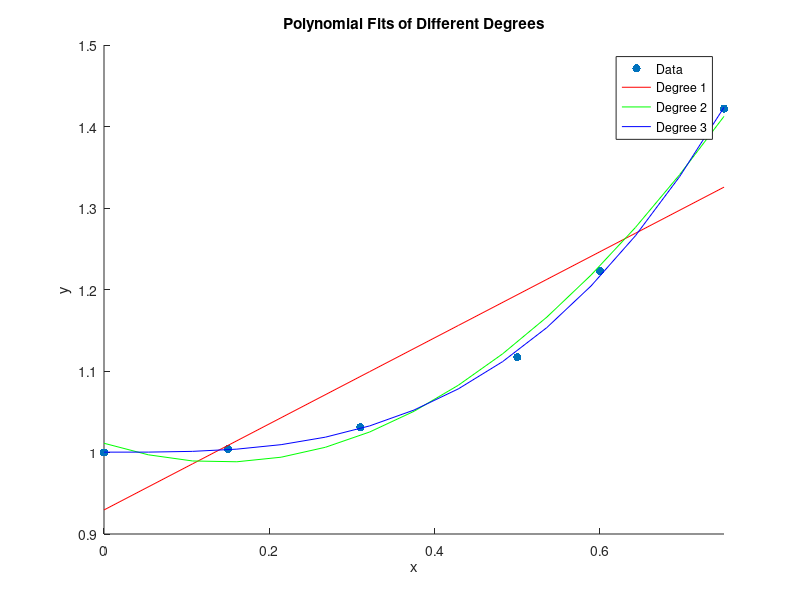

The MATLAB script that drew this image:
function driver
    % Data points
    data = [
        0,    1.0;
        0.15, 1.004;
        0.31, 1.031;
        0.5,  1.117;
        0.6,  1.223;
        0.75, 1.422
    ];

    coeff_store = cell(3, 1); % store coefficients for each degree
    errors = zeros(3, 1); % Store errors for each degree

    for n = 1:3
        coeff = main(n, data);
        disp(['degree: ', num2str(n)]);
        disp(coeff);
        coeff_store{n} = coeff; 
        errors(n) = calculateError(coeff, data);
    end

    plotPolynomials(data, coeff_store); % Call plotting function
    disp('Errors for polynomial degrees 1 to 3:');
    for n = 1:length(errors)
        disp(['Error for degree ', num2str(n), ': ', num2str(errors(n))]);
    end
end

function coeff = main(degree, data)
    % Calculate LHS and RHS matrices
    LHS_matrix = Cal_LHS(degree, data(:,1));
    RHS_matrix = Cal_RHS(degree, data);

    % Solve the normal equations
    coeff = LHS_matrix \ RHS_matrix;
end

function LHS_matrix = Cal_LHS(degree, x_data)
    n = degree;
    LHS_matrix = zeros(n+1, n+1);

    for row = 1:n+1
        for col = 1:n+1
            LHS_matrix(row, col) = sum(x_data .^ (row+col-2));
        end
    end
end

function RHS_matrix = Cal_RHS(degree, data)
    n = degree;
    RHS_matrix = zeros(n+1, 1);

    for iter = 0:n
        RHS_matrix(iter+1) = sum(data(:,2) .* (data(:,1) .^ iter));
    end
end


function error = calculateError(coeff, data)
    x = data(:,1);
    y = data(:,2);
    n = length(coeff) - 1; 
    poly_vals = polyval(flip(coeff), x);
    error = sum((y - poly_vals).^2); 
end

function plotPolynomials(data, coeff_store)
    x = data(:,1);
    y = data(:,2);
    
    figure; 
    scatter(x, y, 'filled'); 
    hold on;
    
    colors = ['r', 'g', 'b']; 
    
    for i = 1:length(coeff_store)
        coeffs = coeff_store{i};
        poly = @(x) polyval(flip(coeffs), x); 
        fplot(poly, [min(x), max(x)], colors(i)); 
    end
    
    hold off;
    xlabel('x');
    ylabel('y');
    title('Polynomial Fits of Different Degrees');
    legend('Data', 'Degree 1', 'Degree 2', 'Degree 3', 'Location', 'best');
end